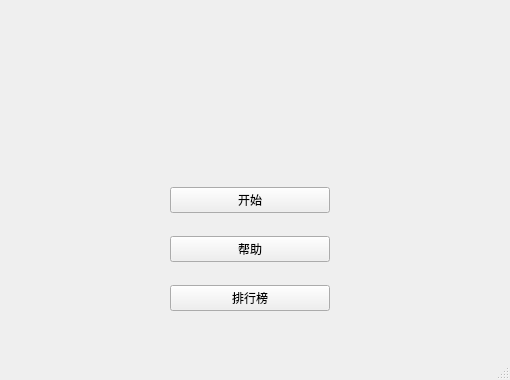
<?xml version="1.0" encoding="UTF-8"?>
<ui version="4.0">
 <class>XXLProjectClass</class>
 <widget class="QMainWindow" name="XXLProjectClass">
  <property name="geometry">
   <rect>
    <x>0</x>
    <y>0</y>
    <width>510</width>
    <height>380</height>
   </rect>
  </property>
  <property name="minimumSize">
   <size>
    <width>510</width>
    <height>380</height>
   </size>
  </property>
  <property name="maximumSize">
   <size>
    <width>510</width>
    <height>380</height>
   </size>
  </property>
  <property name="windowTitle">
   <string>MainWindow</string>
  </property>
  <widget class="QWidget" name="centralwidget">
   <widget class="QWidget" name="verticalLayoutWidget">
    <property name="geometry">
     <rect>
      <x>170</x>
      <y>170</y>
      <width>160</width>
      <height>161</height>
     </rect>
    </property>
    <layout class="QVBoxLayout" name="verticalLayout">
     <item>
      <widget class="QPushButton" name="pushButtonStart">
       <property name="text">
        <string>开始</string>
       </property>
      </widget>
     </item>
     <item>
      <widget class="QPushButton" name="pushButtonHelp">
       <property name="text">
        <string>帮助</string>
       </property>
      </widget>
     </item>
     <item>
      <widget class="QPushButton" name="pushButtonRank">
       <property name="text">
        <string>排行榜</string>
       </property>
      </widget>
     </item>
    </layout>
   </widget>
  </widget>
  <widget class="QMenuBar" name="menubar">
   <property name="geometry">
    <rect>
     <x>0</x>
     <y>0</y>
     <width>510</width>
     <height>18</height>
    </rect>
   </property>
  </widget>
  <widget class="QStatusBar" name="statusbar"/>
 </widget>
 <resources/>
 <connections/>
</ui>
